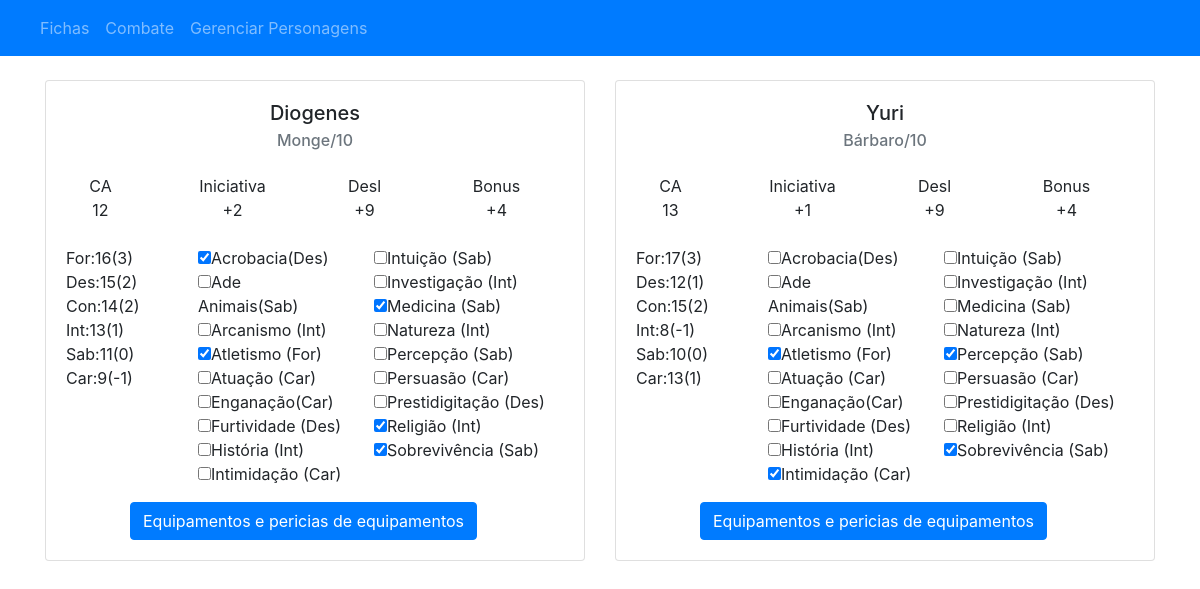
The page / on the database its author committed.
### tables this page shows
CREATE TABLE `personagem` (
  `id_personagem` int(100) NOT NULL,
  `nome` varchar(50) NOT NULL,
  `class` varchar(40) NOT NULL,
  `nivel` int(2) NOT NULL,
  `armadura` int(2) NOT NULL,
  `iniciativa` int(2) NOT NULL,
  `deslocamento` int(2) NOT NULL,
  `bonus` int(2) NOT NULL,
  `forca` int(2) NOT NULL,
  `destreza` int(2) NOT NULL,
  `constituicao` int(2) NOT NULL,
  `inteligencia` int(2) NOT NULL,
  `sabedoria` int(2) NOT NULL,
  `carisma` int(2) NOT NULL,
  `vida` int(10) NOT NULL,
  `vida_atual` int(10) NOT NULL,
  `mana` int(10) NOT NULL,
  `mana_atual` int(10) NOT NULL
);

CREATE TABLE `pericias` (
  `id_pericias` int(100) NOT NULL,
  `id_personagem` int(100) NOT NULL,
  `acrobacia` int(1) DEFAULT NULL,
  `ade_animais` int(1) DEFAULT NULL,
  `arcanismo` int(1) DEFAULT NULL,
  `atletismo` int(1) DEFAULT NULL,
  `atuacao` int(1) DEFAULT NULL,
  `enganacao` int(1) DEFAULT NULL,
  `furtividade` int(1) DEFAULT NULL,
  `historia` int(1) DEFAULT NULL,
  `intimidacao` int(1) DEFAULT NULL,
  `intuicao` int(1) DEFAULT NULL,
  `investigacao` int(1) DEFAULT NULL,
  `medicina` int(1) DEFAULT NULL,
  `natureza` int(1) DEFAULT NULL,
  `percepcao` int(1) DEFAULT NULL,
  `persuasao` int(1) DEFAULT NULL,
  `prestidigitacao` int(1) DEFAULT NULL,
  `religiao` int(1) DEFAULT NULL,
  `sobrevivencia` int(1) DEFAULT NULL,
  `equipamento` text NOT NULL
);

### personagens.php (the view, shortened to what this page needs)
<?php
    include "conection.php";
    $sql = "SELECT * FROM personagem
    INNER JOIN pericias ON personagem.id_personagem = pericias.id_personagem
    INNER JOIN armaspersonagem ON personagem.id_personagem = armaspersonagem.id_personagem";
    $result = $con->query($sql);
    if ($result->num_rows > 0) {
    while($row = $result->fetch_assoc()) {
?>
<div class="col-6">
    <div class="card-deck">
        <div class="card text-center">
        <div class="card-body">
        <h5 class="card-title"><?php echo $row['nome']; ?></h5>
        <h6 class="card-subtitle mb-4 text-muted"><?php echo $row['class']; ?>/<?php echo $row['nivel']; ?></h6>
        <div class="row">
            <div class="col-3 pr-5">
                <div>CA</div>
                <div><?php echo $row['armadura']; ?></div>
            </div>
            <div class="col-3 pr-5">
                <div>Iniciativa</div>
                <div>+<?php echo $row['iniciativa']; ?></div>
            </div>
            <div class="col-3 pr-5">
                <div>Desl</div>
                <div>+<?php echo $row['deslocamento']; ?></div>
            </div>
            <div class="col-3 pr-5">
                <div>Bonus</div>
                <div>+<?php echo $row['bonus']; ?></div>
            </div>
        </div>
        <div class="row mt-4 text-left">
            <div class="col-3">
                <div>For:<?php echo $row['forca']; ?>(<?php echo floor(($row['forca']-10)/2); ?>)</div>
                <div>Des:<?php echo $row['destreza']; ?>(<?php echo floor(($row['destreza']-10)/2); ?>)</div>
                <div>Con:<?php echo $row['constituicao']; ?>(<?php echo floor(($row['constituicao']-10)/2); ?>)</div>
                <div>Int:<?php echo $row['inteligencia']; ?>(<?php echo floor(($row['inteligencia']-10)/2); ?>)</div>
                <div>Sab:<?php echo $row['sabedoria']; ?>(<?php echo floor(($row['sabedoria']-10)/2); ?>)</div>
                <div>Car:<?php echo $row['carisma']; ?>(<?php echo floor(($row['carisma']-10)/2); ?>)</div>
            </div>
            <div class="col-4">
                <div><input type="checkbox" onclick="return false;" <?php if($row['acrobacia']==1){echo "checked";}?>>Acrobacia(Des)</div>
                <div><input type="checkbox" onclick="return false;" <?php if($row['ade_animais']==1){echo "checked";}?>>Ade Animais(Sab)</div>
                <div><input type="checkbox" onclick="return false;" <?php if($row['arcanismo']==1){echo "checked";}?>>Arcanismo (Int)</div>
                <div><input type="checkbox" onclick="return false;" <?php if($row['atletismo']==1){echo "checked";}?>>Atletismo (For)</div>
                <div><input type="checkbox" onclick="return false;" <?php if($row['atuacao']==1){echo "checked";}?>>Atuação (Car)</div>
                <div><input type="checkbox" onclick="return false;" <?php if($row['enganacao']==1){echo "checked";}?>>Enganação(Car)</div>
                <div><input type="checkbox" onclick="return false;" <?php if($row['furtividade']==1){echo "checked";}?>>Furtividade (Des)</div>
                <div><input type="checkbox" onclick="return false;" <?php if($row['historia']==1){echo "checked";}?>>História (Int)</div>
                <div><input type="checkbox" onclick="return false;" <?php if($row['intimidacao']==1){echo "checked";}?>>Intimidação (Car)</div>
            </div>
            <div class="col-5">
                <div><input type="checkbox" onclick="return false;" <?php if($row['intuicao']==1){echo "checked";}?>>Intuição (Sab)</div>
                <div><input type="checkbox" onclick="return false;" <?php if($row['investigacao']==1){echo "checked";}?>>Investigação (Int)</div>
                <div><input type="checkbox" onclick="return false;" <?php if($row['medicina']==1){echo "checked";}?>>Medicina (Sab)</div>
                <div><input type="checkbox" onclick="return false;" <?php if($row['natureza']==1){echo "checked";}?>>Natureza (Int)</div>
                <div><input type="checkbox" onclick="return false;" <?php if($row['percepcao']==1){echo "checked";}?>>Percepção (Sab)</div>
                <div><input type="checkbox" onclick="return false;" <?php if($row['persuasao']==1){echo "checked";}?>>Persuasão (Car)</div>
                <div><input type="checkbox" onclick="return false;" <?php if($row['prestidigitacao']==1){echo "checked";}?>>Prestidigitação (Des)</div>
                <div><input type="checkbox" onclick="return false;" <?php if($row['religiao']==1){echo "checked";}?>>Religião (Int)</div>
                <div><input type="checkbox" onclick="return false;" <?php if($row['sobrevivencia']==1){echo "checked";}?>>Sobrevivência (Sab)</div>
            </div>
        </div>
        <div class="row ml-5 mt-3">
            <button type="button" class="btn btn-primary ml-3" data-toggle="modal" data-target="#exampleModalLong<?php echo $row['id_personagem']; ?>">
                Equipamentos e pericias de equipamentos
            </button>
        </div>
        </div>
        </div>
    </div>
</div>
<?php
 }
}
?>

### index.php (shortened to what this page needs)
<!DOCTYPE html>
<html lang="pt-br">
<head>
    <link href="./bootstrap/css/bootstrap.min.css" rel="stylesheet" media="screen">
</head>
<body>
        <main>
            <div class="container">
                <div class="row mt-4">
                    <?php include "personagens.php" ?>
                </div>
            </div>
        </main>
</body>
</html>

### rows shown on the page
personagem: nome "Diogenes", class "Monge", nivel "10", armadura "12", iniciativa "2", deslocamento "9", bonus "4", forca "16", floor(($row['forca']-10)/2) "3", destreza "15", floor(($row['destreza']-10)/2) "2", constituicao "14", floor(($row['constituicao']-10)/2) "2", inteligencia "13", floor(($row['inteligencia']-10)/2) "1", sabedoria "11", floor(($row['sabedoria']-10)/2) "0", carisma "9", floor(($row['carisma']-10)/2) "-1"
pericias: acrobacia "☑", atletismo "☑", medicina "☑", religiao "☑", sobrevivencia "☑"
personagem: nome "Yuri", class "Bárbaro", nivel "10", armadura "13", iniciativa "1", deslocamento "9", bonus "4", forca "17", floor(($row['forca']-10)/2) "3", destreza "12", floor(($row['destreza']-10)/2) "1", constituicao "15", floor(($row['constituicao']-10)/2) "2", inteligencia "8", floor(($row['inteligencia']-10)/2) "-1", sabedoria "10", floor(($row['sabedoria']-10)/2) "0", carisma "13", floor(($row['carisma']-10)/2) "1"
pericias: atletismo "☑", intimidacao "☑", percepcao "☑", sobrevivencia "☑"
